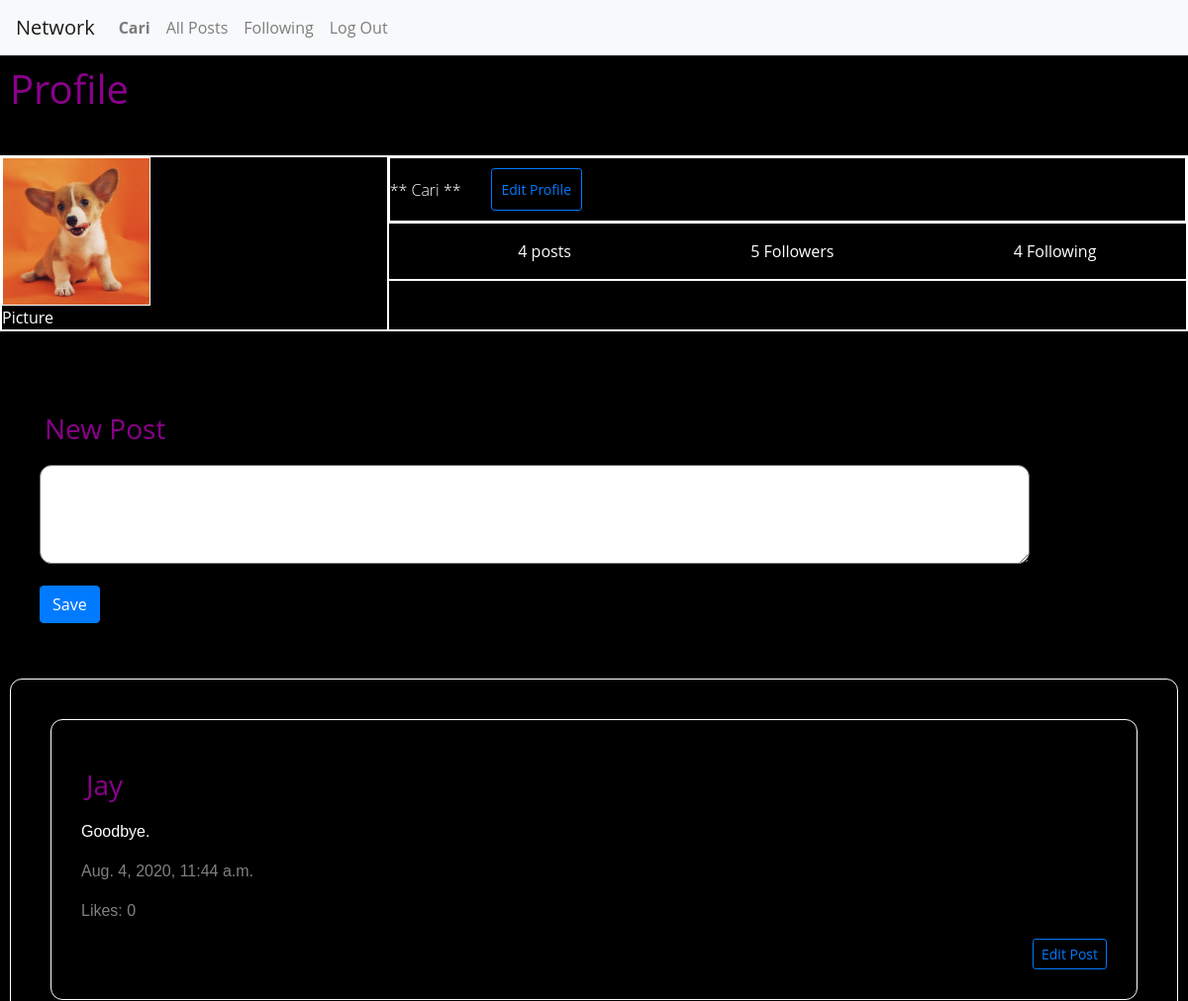
Before: /profile/Jay (signed in, upper part) with the older database file.
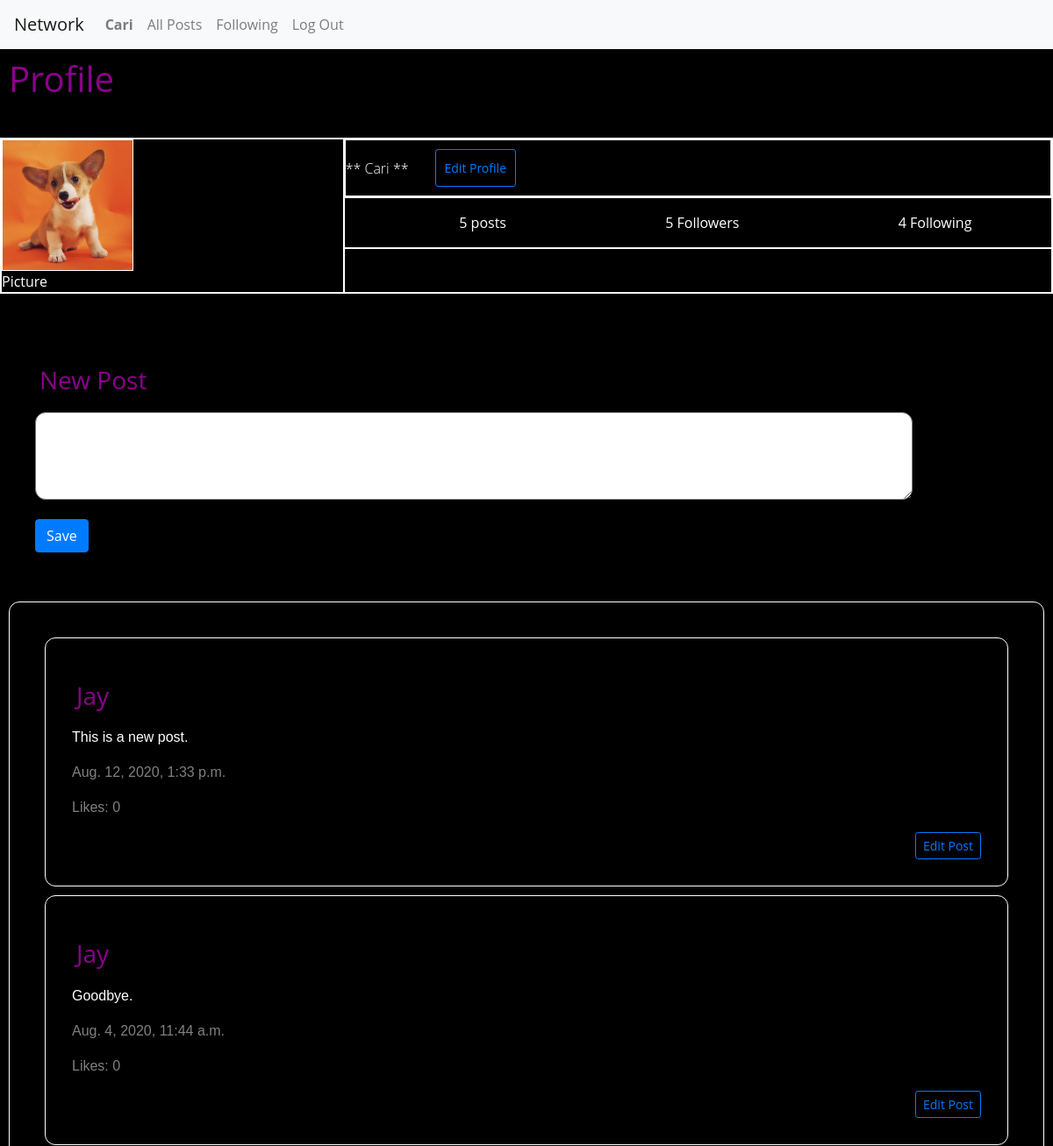
After: the same page with the newer database file.
### network/models.py (models this page shows, shortened)
class Post(models.Model):
    username = models.ForeignKey(
        "User", default=1, on_delete=models.CASCADE, related_name="posts")
    content = models.TextField(blank=True)
    timestamp = models.DateTimeField(auto_now_add=True)
    likes = models.ManyToManyField(
        'User', default=0, blank=True, related_name='likes')
    objects = PostSerializer()

class User(AbstractUser):
    pass

### network/views.py (the view)
# urls.py: path("profile/<str:username>", views.profile, name="profile"),
def profile(request, username):
    all_post = Post.objects.order_by("-timestamp").all()
    user = request.user
    print("_user ->", user)
    profile_user = get_object_or_404(User, username=username)
    print("profile_user ->", profile_user)
    posts = Post.objects.filter(
        username=profile_user).order_by("-timestamp").all()
    post_list = len(posts)
    followers = Follow.objects.filter(follower=profile_user)
    followers_list = len(followers)
    print("followers", followers)
    following = Follow.objects.filter(following=profile_user)
    following_list = len(following)
    print("following", following)
    follows = Follow.objects.filter(
        following=user, follower=profile_user)
    return render(request, "network/profile.html", {
        "user": user,
        "userPost": posts,
        "followers": followers_list,
        "following": following_list,
        "posts_list": post_list,
        "follows": follows
    })

### network/templates/network/profile.html (shortened to what this page needs)
{% extends "network/layout.html" %}
{% load static %}
{% block body %}
    <h1 id="titleLink">Profile</h1>
    <hr>
     <header class="vtbgv">
     <div class="XjzKX">
     <img class="_4dMfM" src="{% static 'network/dog_2.png' %}">
     <span class="g47SY">Picture</span></div>
     <section class="zwlfE">
     <div class="nZSzR">
     <h2 class="_7UhW9  fKFbl  yUEEX  KV-D4  fDxYl">** {{ user }} **</h2>
     <div class="QzzMF Igw0E IwRSH eGOV_ ui_ht bPdm3">
     <button class="btn btn-sm btn-outline-primary" id="edit_profile">Edit Profile</button>
     </div>
     </div>
     <div class="nZSzR"></div>
     <ul class="k9GMp">
     <li class="Y8-fY">
     <span class="-nal3">
     <span class="g47SY">{{ posts_list }}</span>
      posts
     </span>
     </li>
     <li class="Y8-fY">
     <span class="-nal3">
     <span class="g47SY">{{ followers }}</span>
      Followers
     </span>
     </li>
     <li class="Y8-fY">
     <span class="-nal3">
     <span class="g47SY">{{ following }}</span>
      Following
     </span>
     </li>
     </ul>
     <div class="-vDIg"></div>
     </section>
     </header>
     <hr>
     <div class="compose-edit">
      <h3 id="titlePage"> New Post </h3>
        <form id="post-form" class="form-group" method="POST">
        <textarea id="content" class="form-group" name="content"></textarea>
        <br>
        <input id="post-button" type="submit" class="btn btn-primary" value="Save" name="save"/>
        </form>
     </div>
     <div id="post-view">
        <div id="post-table">
     {% for post in userPost %}
        <div class="compose-post" data-id="{{ post.id }}
        ">
            <h3 id="titlePage">{{ post.username }}</h3>
            <p class="inputText">{{ post.content }}</p>
            <p class="timeInfo">{{ post.timestamp }}</p>
            <p class="timeInfo"> Likes: 0 </p>
            <div class="follow_profile">
                <button class="btn btn-sm btn-outline-primary" id="edit_post" class="follow_profile" onclick="edit_post({{ post.id }})">Edit Post</button>
            </div>
        </div>
     {% endfor %}
      </div>
    </div>
{% endblock %}

Changed rows visible on the page:
added Post: username "Jay", content "This is a new post.", timestamp "Aug. 12, 2020, 1:33 p.m."
Other visible differences:
{{ posts_list }}: "4" → "5"
